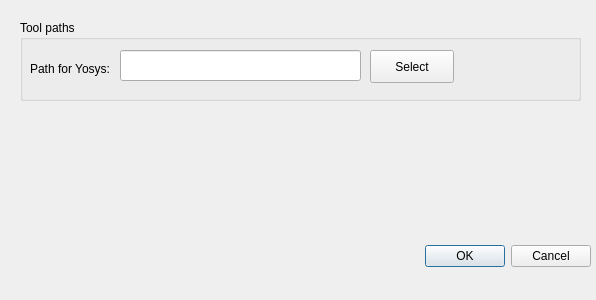
<?xml version="1.0" encoding="UTF-8"?>
<ui version="4.0">
 <class>Options</class>
 <widget class="QDialog" name="Options">
  <property name="geometry">
   <rect>
    <x>0</x>
    <y>0</y>
    <width>596</width>
    <height>300</height>
   </rect>
  </property>
  <property name="windowTitle">
   <string>Dialog</string>
  </property>
  <widget class="QDialogButtonBox" name="buttonBox">
   <property name="geometry">
    <rect>
     <x>250</x>
     <y>240</y>
     <width>341</width>
     <height>32</height>
    </rect>
   </property>
   <property name="orientation">
    <enum>Qt::Horizontal</enum>
   </property>
   <property name="standardButtons">
    <set>QDialogButtonBox::Cancel|QDialogButtonBox::Ok</set>
   </property>
  </widget>
  <widget class="QGroupBox" name="groupBox">
   <property name="geometry">
    <rect>
     <x>20</x>
     <y>20</y>
     <width>561</width>
     <height>81</height>
    </rect>
   </property>
   <property name="title">
    <string>Tool paths</string>
   </property>
   <widget class="QLabel" name="label">
    <property name="geometry">
     <rect>
      <x>10</x>
      <y>40</y>
      <width>81</width>
      <height>17</height>
     </rect>
    </property>
    <property name="text">
     <string>Path for Yosys:</string>
    </property>
   </widget>
   <widget class="QLineEdit" name="pathYosys">
    <property name="geometry">
     <rect>
      <x>100</x>
      <y>30</y>
      <width>241</width>
      <height>31</height>
     </rect>
    </property>
   </widget>
   <widget class="QPushButton" name="selectYosys">
    <property name="geometry">
     <rect>
      <x>350</x>
      <y>30</y>
      <width>84</width>
      <height>33</height>
     </rect>
    </property>
    <property name="text">
     <string>Select</string>
    </property>
   </widget>
  </widget>
 </widget>
 <resources/>
 <connections>
  <connection>
   <sender>buttonBox</sender>
   <signal>accepted()</signal>
   <receiver>Options</receiver>
   <slot>accept()</slot>
   <hints>
    <hint type="sourcelabel">
     <x>248</x>
     <y>254</y>
    </hint>
    <hint type="destinationlabel">
     <x>157</x>
     <y>274</y>
    </hint>
   </hints>
  </connection>
  <connection>
   <sender>buttonBox</sender>
   <signal>rejected()</signal>
   <receiver>Options</receiver>
   <slot>reject()</slot>
   <hints>
    <hint type="sourcelabel">
     <x>316</x>
     <y>260</y>
    </hint>
    <hint type="destinationlabel">
     <x>286</x>
     <y>274</y>
    </hint>
   </hints>
  </connection>
 </connections>
</ui>
